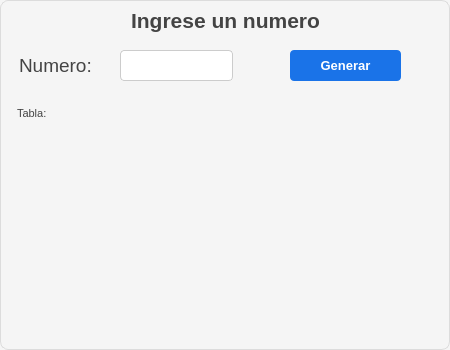
<?xml version="1.0" encoding="UTF-8"?>
<ui version="4.0">
 <class>Dialog</class>
 <widget class="QDialog" name="Dialog">
  <property name="geometry">
   <rect>
    <x>0</x>
    <y>0</y>
    <width>450</width>
    <height>350</height>
   </rect>
  </property>
  <property name="font">
   <font>
    <pointsize>10</pointsize>
   </font>
  </property>
  <property name="windowTitle">
   <string>Tabla de multiplicar</string>
  </property>
  <property name="styleSheet">
   <string notr="true">/* Estilo general del diálogo */
QDialog {
    background-color: #f5f5f5;   /* Fondo claro */
    border: 1px solid #dcdcdc;   /* Borde sutil */
    border-radius: 8px;          /* Esquinas suaves */
    color: #333333;              /* Texto neutro */
}

/* Etiquetas */
QLabel {
    color: #444444;              /* Gris oscuro para contraste */
    padding: 4px;
}

/* Campos de texto */
QLineEdit {
    background-color: #ffffff;   /* Fondo blanco */
    border: 1px solid #cccccc;   /* Borde suave */
    border-radius: 4px;
    padding: 6px;
    selection-background-color: #87cefa; /* Azul claro al seleccionar */
    selection-color: #000000;
}

QLineEdit:focus {
    border: 1px solid #1a73e8;   /* Azul corporativo al enfocar */
    background-color: #fafafa;
}

/* Botones */
QPushButton {
    background-color: #1a73e8;   /* Azul profesional */
    color: #ffffff;
    border: none;
    border-radius: 4px;
    padding: 8px 14px;
    font-weight: bold;
}

QPushButton:hover {
    background-color: #1669c1;   /* Azul más intenso al pasar el cursor */
}

QPushButton:pressed {
    background-color: #0d47a1;   /* Azul profundo al presionar */
}

QPushButton:disabled {
    background-color: #e0e0e0;   /* Gris claro para deshabilitado */
    color: #888888;
}
</string>
  </property>
  <widget class="QLabel" name="label">
   <property name="geometry">
    <rect>
     <x>20</x>
     <y>-10</y>
     <width>411</width>
     <height>61</height>
    </rect>
   </property>
   <property name="font">
    <font>
     <pointsize>16</pointsize>
     <weight>75</weight>
     <bold>true</bold>
    </font>
   </property>
   <property name="text">
    <string>Ingrese un numero</string>
   </property>
   <property name="alignment">
    <set>Qt::AlignCenter</set>
   </property>
  </widget>
  <widget class="QLabel" name="label_2">
   <property name="geometry">
    <rect>
     <x>10</x>
     <y>50</y>
     <width>111</width>
     <height>31</height>
    </rect>
   </property>
   <property name="font">
    <font>
     <pointsize>14</pointsize>
    </font>
   </property>
   <property name="text">
    <string>Numero:</string>
   </property>
  </widget>
  <widget class="QLineEdit" name="ent_num">
   <property name="geometry">
    <rect>
     <x>120</x>
     <y>50</y>
     <width>113</width>
     <height>31</height>
    </rect>
   </property>
   <property name="text">
    <string/>
   </property>
  </widget>
  <widget class="QLabel" name="lbl_tabla">
   <property name="geometry">
    <rect>
     <x>10</x>
     <y>100</y>
     <width>411</width>
     <height>241</height>
    </rect>
   </property>
   <property name="font">
    <font>
     <pointsize>8</pointsize>
    </font>
   </property>
   <property name="text">
    <string>Tabla:</string>
   </property>
   <property name="alignment">
    <set>Qt::AlignLeading|Qt::AlignLeft|Qt::AlignTop</set>
   </property>
  </widget>
  <widget class="QPushButton" name="btn_generar">
   <property name="geometry">
    <rect>
     <x>290</x>
     <y>50</y>
     <width>111</width>
     <height>31</height>
    </rect>
   </property>
   <property name="text">
    <string>Generar</string>
   </property>
  </widget>
 </widget>
 <resources/>
 <connections/>
</ui>
